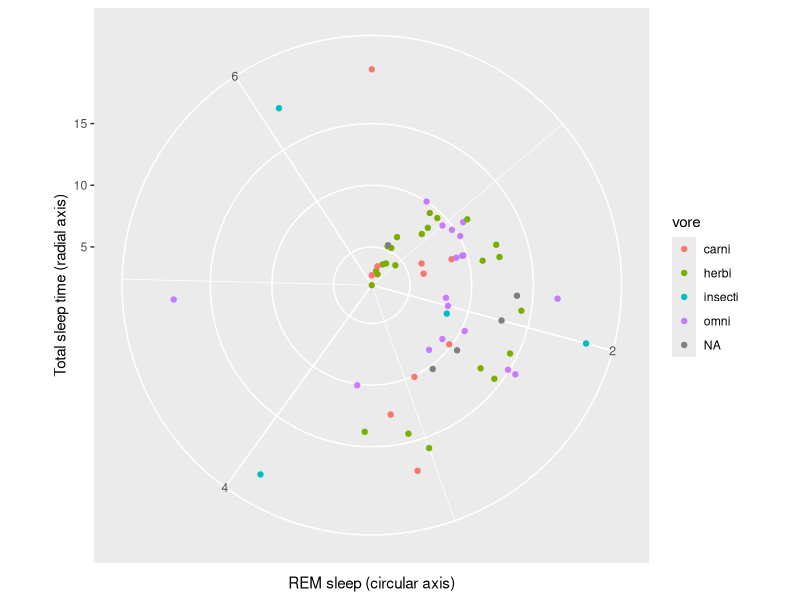
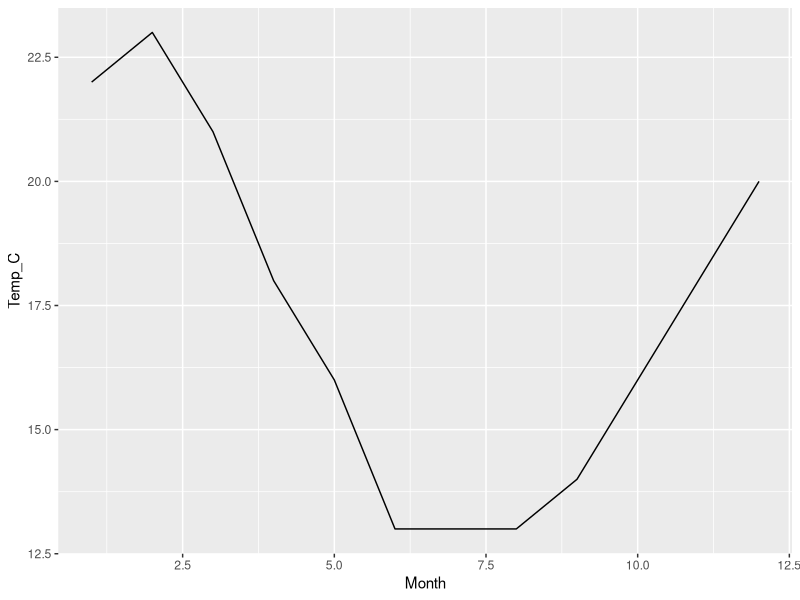
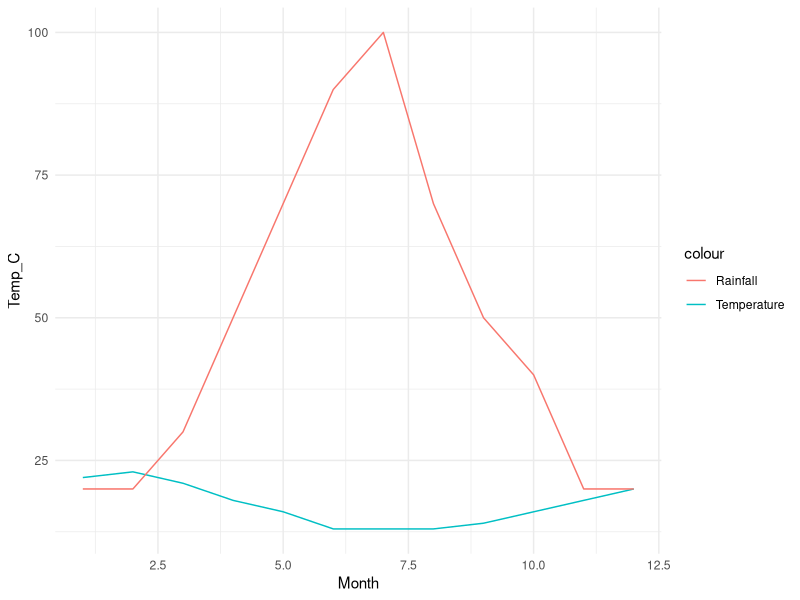
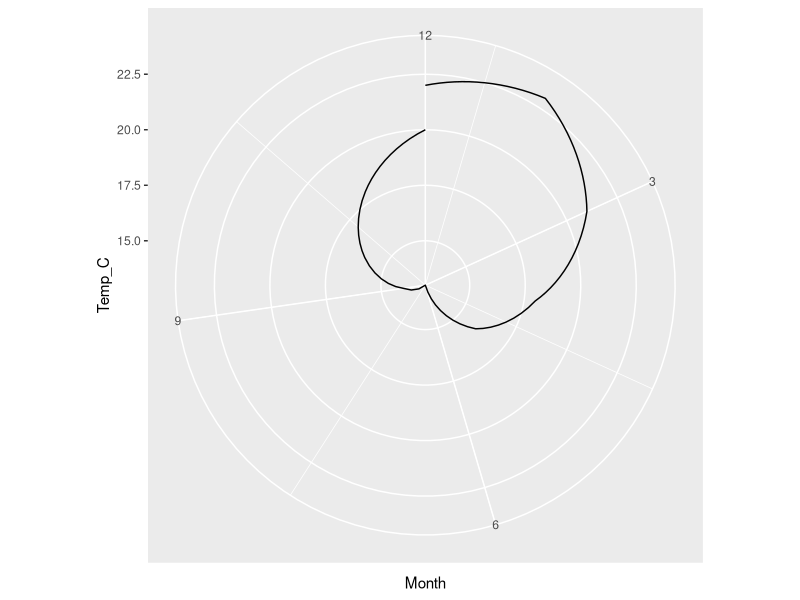
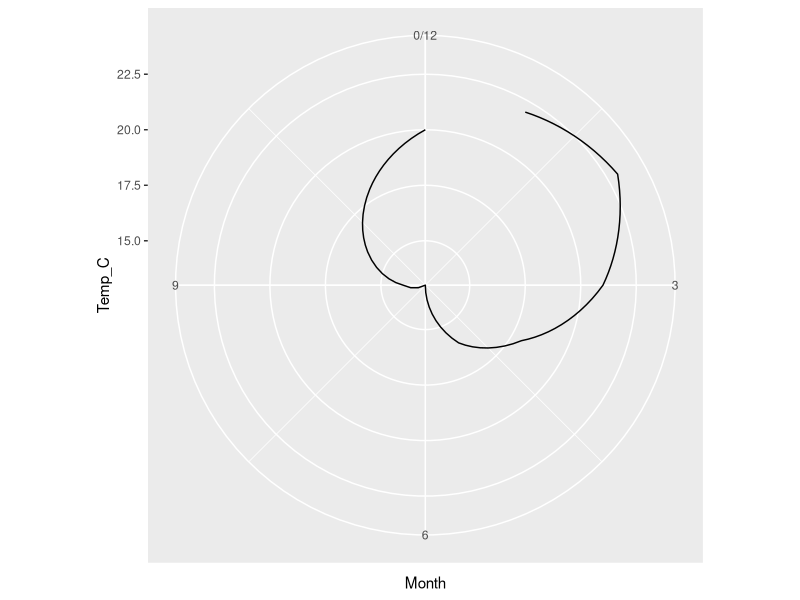
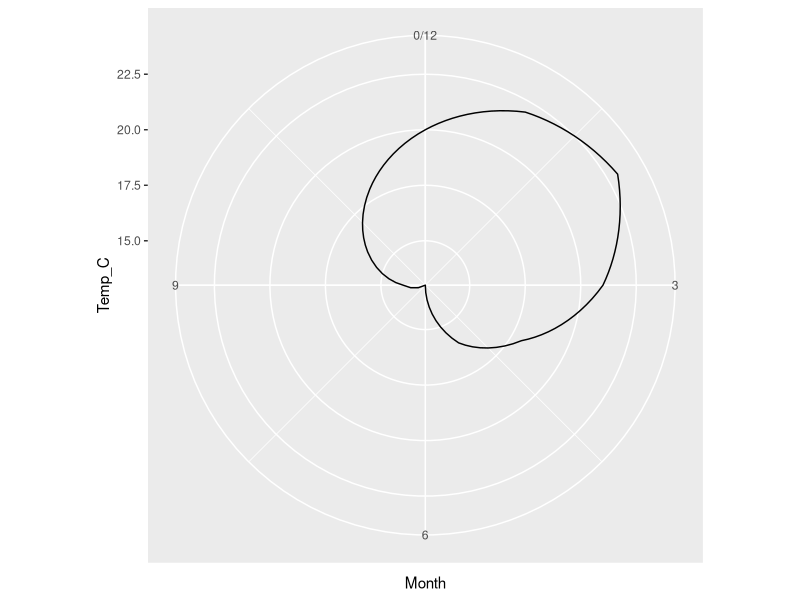
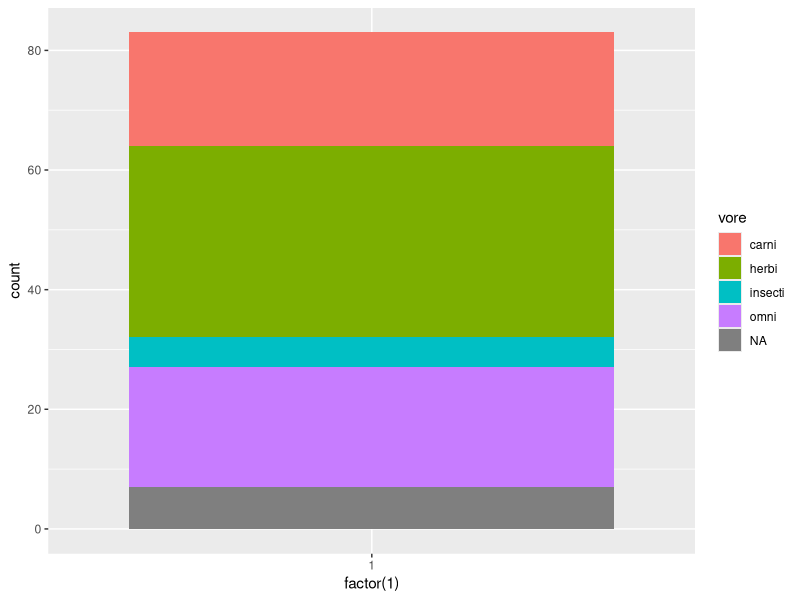
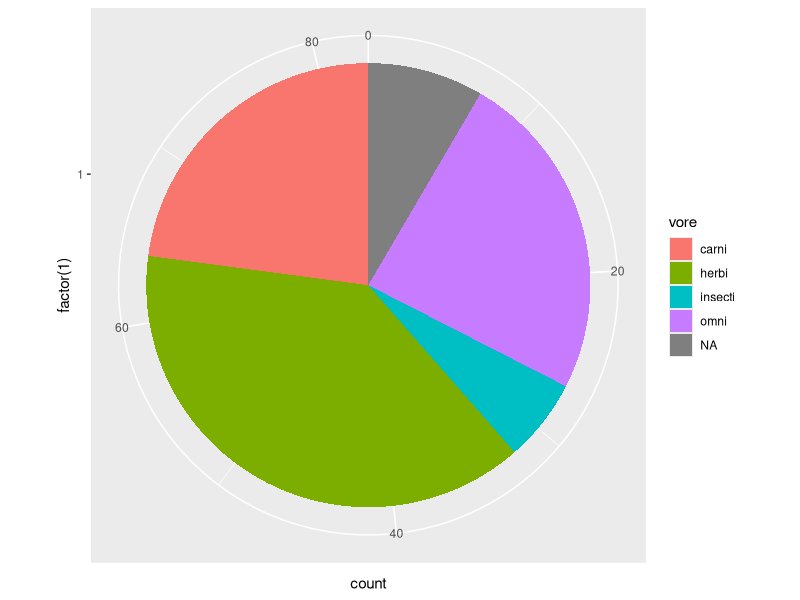

These figures' R source, in order:
## ---- chunk 1
#Libraries

#https://tidyverse.r-universe.dev/tidyverse
if (!require(tidyverse)) install.packages('tidyverse', repos = c('https://tidyverse.r-universe.dev', 'https://cloud.r-project.org'))
library(tidyverse)

## ---- chunk 2
ggplot(msleep, aes(sleep_rem, sleep_total, colour = vore)) + 
      geom_point() +
      labs(x = "REM sleep (circular axis)",
           y = "Total sleep time (radial axis)") +
      coord_polar()
## ---- chunk 3
Cape_Town_weather <- data.frame(
  Month = 1:12,
  Temp_C = c(22, 23, 21, 18, 16, 13, 13, 13, 14, 16, 18, 20),
  Rain_mm = c(20, 20, 30, 50, 70, 90, 100, 70, 50, 40, 20, 20),
  Sun_h = c(11, 10, 9, 7, 6, 6, 5, 6, 7, 9, 10, 11)
  )
## ---- chunk 4
ggplot(Cape_Town_weather, aes(Month, Temp_C)) +
      geom_line()
## ---- chunk 5
## To show both variables at the same time, they must be put in aes withing geom_line
ggplot(Cape_Town_weather, aes(x = Month)) +
  geom_line(aes(y = Temp_C, color = "Temperature")) +
  geom_line(aes(y = Rain_mm, color = "Rainfall")) +
  theme_minimal()
## ---- chunk 6
ggplot(Cape_Town_weather, aes(Month, Temp_C)) +
      geom_line() +
      coord_polar()
## ---- chunk 7
ggplot(Cape_Town_weather, aes(Month, Temp_C)) +
      geom_line() +
      coord_polar() +
      xlim(0, 12)
## ---- chunk 8
Cape_Town_weather[13,] <- Cape_Town_weather[12,]
Cape_Town_weather$Month[13] <- 0

ggplot(Cape_Town_weather, aes(Month, Temp_C)) +
      geom_line() +
      coord_polar() +
      xlim(0, 12)
## ---- chunk 9
ggplot(msleep, aes(factor(1), fill = vore)) +
      geom_bar()
## ---- chunk 10
ggplot(msleep, aes(factor(1), fill = vore)) +
      geom_bar() +
      coord_polar(theta = "y")
## ---- chunk 11
# Cartesian bar chart:
ggplot(msleep, aes(vore, fill = vore)) +
      geom_bar() +
      theme(legend.position = "none")
## ---- chunk 12
# Polar bar chart:
ggplot(msleep, aes(vore, fill = vore)) +
      geom_bar() +
      coord_polar() +
      theme(legend.position = "none")
